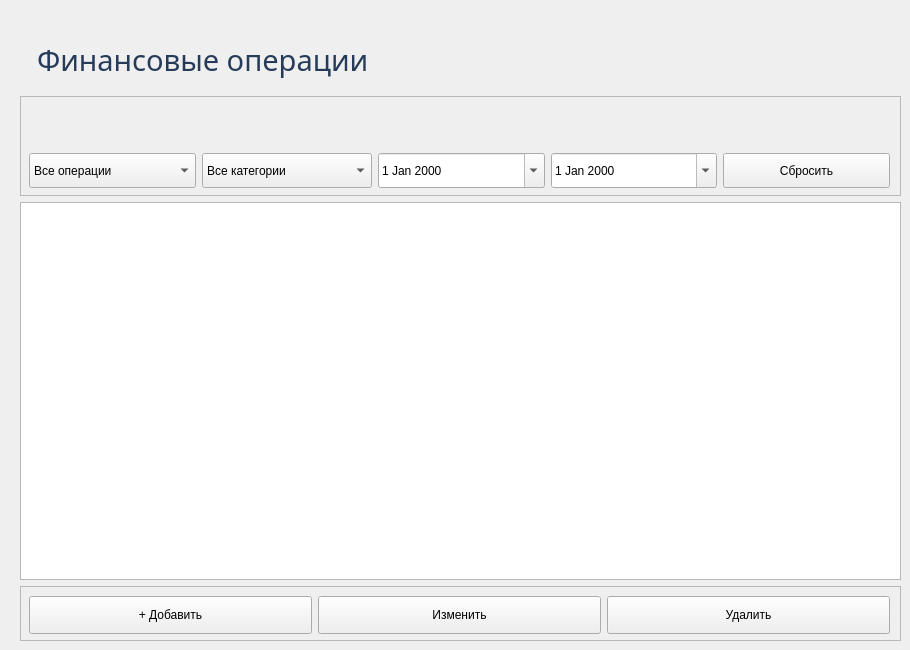
           <widget class="QWidget" name="pageTransactions">
            <widget class="QWidget" name="verticalLayoutWidget_2">
             <property name="geometry">
              <rect>
               <x>20</x>
               <y>30</y>
               <width>881</width>
               <height>611</height>
              </rect>
             </property>
             <layout class="QVBoxLayout" name="verticalLayout_2">
              <item>
               <widget class="QLabel" name="lblTransactionTitle">
                <property name="font">
                 <font>
                  <family>Gill Sans MT</family>
                  <pointsize>22</pointsize>
                  <bold>false</bold>
                 </font>
                </property>
                <property name="styleSheet">
                 <string notr="true">color: #263B59; padding: 10px;</string>
                </property>
                <property name="text">
                 <string>Финансовые операции</string>
                </property>
               </widget>
              </item>
              <item>
               <widget class="QFrame" name="filtersContainer">
                <property name="minimumSize">
                 <size>
                  <width>65</width>
                  <height>100</height>
                 </size>
                </property>
                <property name="maximumSize">
                 <size>
                  <width>16777215</width>
                  <height>16777215</height>
                 </size>
                </property>
                <property name="frameShape">
                 <enum>QFrame::Shape::StyledPanel</enum>
                </property>
                <property name="frameShadow">
                 <enum>QFrame::Shadow::Raised</enum>
                </property>
                <widget class="QWidget" name="horizontalLayoutWidget_3">
                 <property name="geometry">
                  <rect>
                   <x>9</x>
                   <y>49</y>
                   <width>861</width>
                   <height>51</height>
                  </rect>
                 </property>
                 <layout class="QHBoxLayout" name="horizontalLayout_2">
                  <item>
                   <widget class="QComboBox" name="cmbTransactionType">
                    <property name="minimumSize">
                     <size>
                      <width>150</width>
                      <height>35</height>
                     </size>
                    </property>
                    <item>
                     <property name="text">
                      <string>Все операции</string>
                     </property>
                    </item>
                    <item>
                     <property name="text">
                      <string>Доходы</string>
                     </property>
                    </item>
                    <item>
                     <property name="text">
                      <string>Расходы</string>
                     </property>
                    </item>
                   </widget>
                  </item>
                  <item>
                   <widget class="QComboBox" name="cmbTransactionCategory">
                    <property name="minimumSize">
                     <size>
                      <width>170</width>
                      <height>35</height>
                     </size>
                    </property>
                    <item>
                     <property name="text">
                      <string>Все категории</string>
                     </property>
                    </item>
                   </widget>
                  </item>
                  <item>
                   <widget class="QDateEdit" name="dateFrom">
                    <property name="minimumSize">
                     <size>
                      <width>130</width>
                      <height>35</height>
                     </size>
                    </property>
                    <property name="calendarPopup">
                     <bool>true</bool>
                    </property>
                   </widget>
                  </item>
                  <item>
                   <widget class="QDateEdit" name="dateTo">
                    <property name="minimumSize">
                     <size>
                      <width>130</width>
                      <height>35</height>
                     </size>
                    </property>
                    <property name="calendarPopup">
                     <bool>true</bool>
                    </property>
                   </widget>
                  </item>
                  <item>
                   <widget class="QPushButton" name="btnResetFilters">
                    <property name="minimumSize">
                     <size>
                      <width>100</width>
                      <height>35</height>
                     </size>
                    </property>
                    <property name="text">
                     <string>Cбросить</string>
                    </property>
                   </widget>
                  </item>
                 </layout>
                </widget>
               </widget>
              </item>
              <item>
               <widget class="QTableView" name="tableTransactions">
                <property name="minimumSize">
                 <size>
                  <width>0</width>
                  <height>350</height>
                 </size>
                </property>
                <property name="editTriggers">
                 <set>QAbstractItemView::EditTrigger::NoEditTriggers</set>
                </property>
                <property name="alternatingRowColors">
                 <bool>true</bool>
                </property>
                <property name="selectionBehavior">
                 <enum>QAbstractItemView::SelectionBehavior::SelectRows</enum>
                </property>
                <property name="sortingEnabled">
                 <bool>true</bool>
                </property>
               </widget>
              </item>
              <item>
               <widget class="QFrame" name="transactionActions">
                <property name="minimumSize">
                 <size>
                  <width>0</width>
                  <height>55</height>
                 </size>
                </property>
                <property name="maximumSize">
                 <size>
                  <width>16777215</width>
                  <height>75</height>
                 </size>
                </property>
                <property name="frameShape">
                 <enum>QFrame::Shape::StyledPanel</enum>
                </property>
                <property name="frameShadow">
                 <enum>QFrame::Shadow::Raised</enum>
                </property>
                <widget class="QWidget" name="horizontalLayoutWidget_4">
                 <property name="geometry">
                  <rect>
                   <x>9</x>
                   <y>9</y>
                   <width>861</width>
                   <height>41</height>
                  </rect>
                 </property>
                 <layout class="QHBoxLayout" name="horizontalLayout_4">
                  <item>
                   <widget class="QPushButton" name="btnAddNewTransaction">
                    <property name="minimumSize">
                     <size>
                      <width>130</width>
                      <height>38</height>
                     </size>
                    </property>
                    <property name="text">
                     <string>+ Добавить</string>
                    </property>
                   </widget>
                  </item>
                  <item>
                   <widget class="QPushButton" name="btnEditTransaction">
                    <property name="minimumSize">
                     <size>
                      <width>120</width>
                      <height>38</height>
                     </size>
                    </property>
                    <property name="text">
                     <string>Изменить</string>
                    </property>
                   </widget>
                  </item>
                  <item>
                   <widget class="QPushButton" name="btnDeleteTransaction">
                    <property name="minimumSize">
                     <size>
                      <width>120</width>
                      <height>38</height>
                     </size>
                    </property>
                    <property name="text">
                     <string>Удалить</string>
                    </property>
                   </widget>
                  </item>
                 </layout>
                </widget>
               </widget>
              </item>
             </layout>
            </widget>
           </widget>
